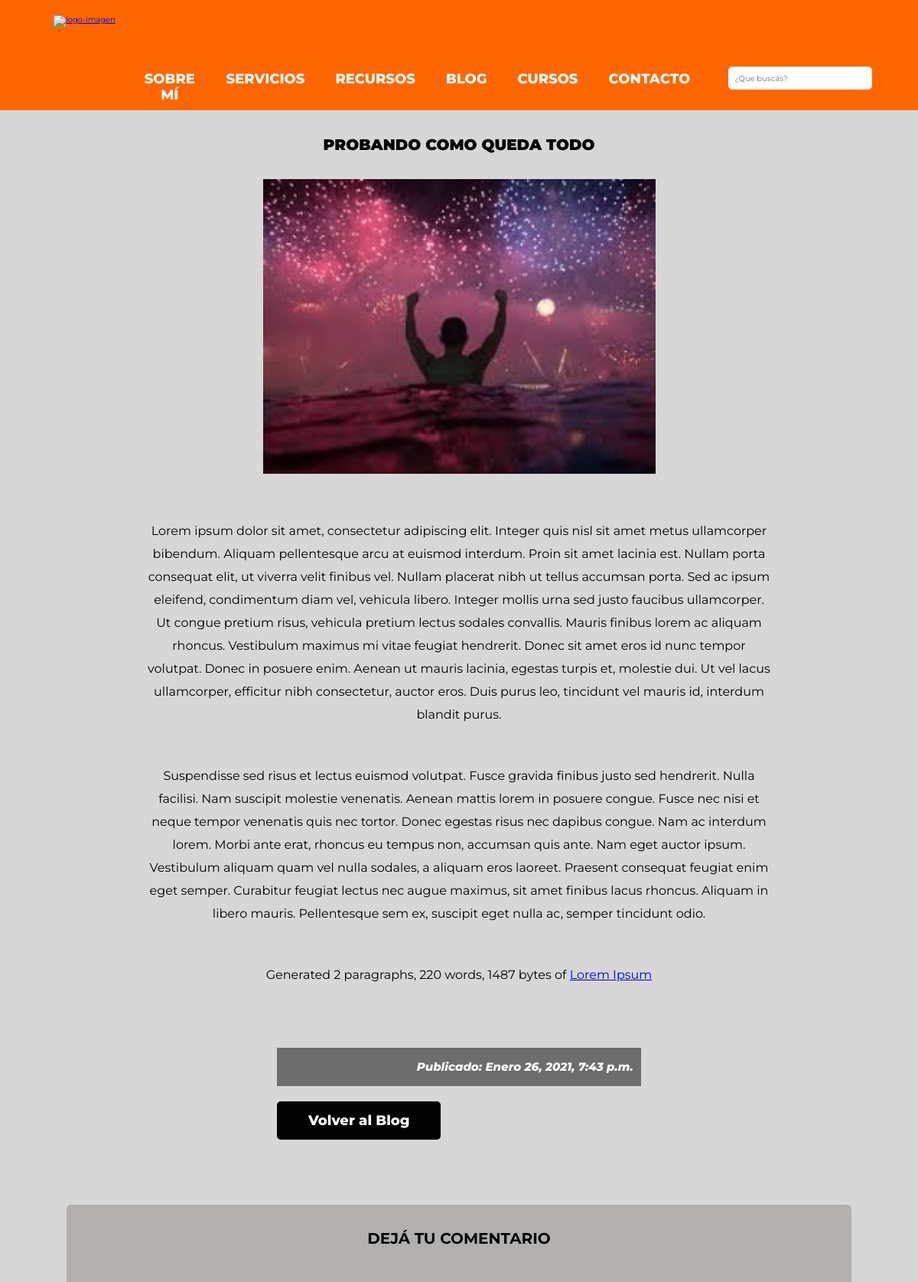
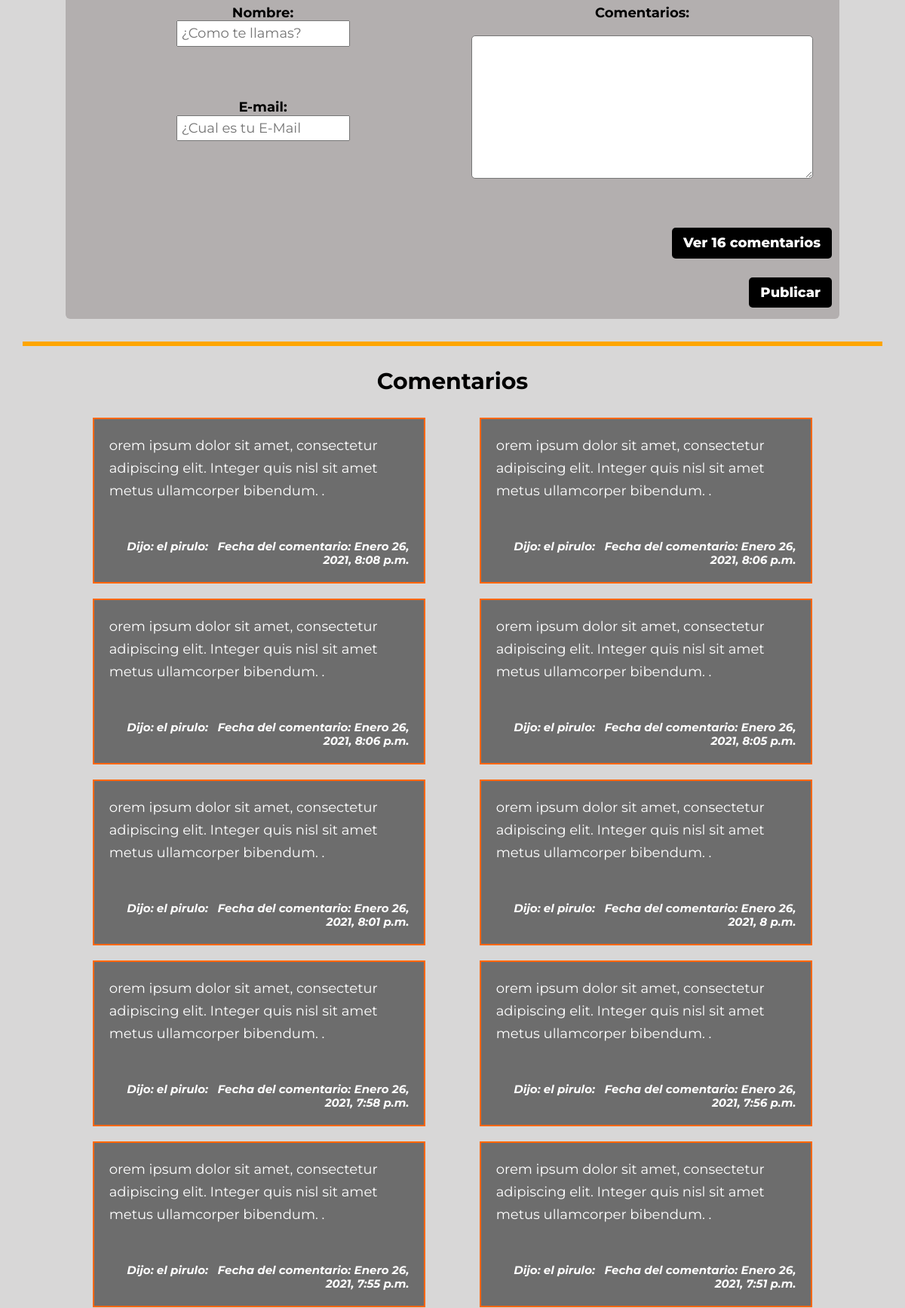
/blog/post/3/ (upper part), run on the app's committed database (2 pictures, top to bottom).
### blog/models.py (models this page shows, shortened)
class Post(models.Model):
    titulo = models.CharField(max_length=200)
    texto = RichTextField(blank=True, null=True)
    imagen = models.ImageField(upload_to='blog', null=True, blank=True, verbose_name='Imagen de portada')
    autor = models.ForeignKey(settings.AUTH_USER_MODEL, on_delete=models.CASCADE)
    creado = models.DateTimeField(default=timezone.now)
    publicado = models.DateTimeField(blank=True, null=True)
    class Meta:
        verbose_name = 'post'
        verbose_name_plural = 'posts'

class PostComent(models.Model):
    nombre_usuario = models.CharField('Usuario', max_length=120)
    email = models.EmailField(max_length=254, verbose_name='Direccion de email') #Esta la queremos para nosotros, no la debemos mostrar en pantalla
    fecha = models.DateTimeField(default=timezone.now)
    texto = models.CharField(max_length=250)
    post = models.ForeignKey(Post, on_delete=models.CASCADE, related_name='comentarios')
    active = models.BooleanField(default=True)
    class Meta:
        ordering = ['-fecha']

### blog/views.py (the view)
# urls.py: path('post/<int:pk>/', views.detalle_post, name='detalle_post'),
def detalle_post(request, pk):
    post = get_object_or_404(Post, pk=pk)
    imagenes = ImagenPost.objects.filter(post=post)
    comentarios = PostComent.objects.filter(post_id=pk, active=True)
    nuevo_comentario = None
    if request.method == 'POST':
        form = PostComentForm(data=request.POST)
        if form.is_valid():
            nuevo_comentario = form.save(commit=False)
            nuevo_comentario.post = post
            nuevo_comentario.fecha = timezone.now()
            nuevo_comentario.save()
    else:
        form = PostComentForm()
    context = {'post': post, 'imagenes': imagenes, 'comentarios': comentarios, 'form': form, 'nuevo_comentario': nuevo_comentario}
    return render(request, 'blog/detalle_post.html', context)

### blog/forms.py
class PostComentForm(forms.ModelForm):
    texto = forms.CharField(widget=forms.Textarea(attrs={'class': 'text-area-comentario'}))
    email = forms.EmailField(widget=forms.TextInput(attrs={'type': 'email', 'placeholder': '¿Cual es tu E-Mail'}))
    nombre_usuario = forms.CharField(widget=forms.TextInput(attrs={'placeholder': '¿Como te llamas?'}))
    class Meta:
        model = PostComent
        fields = ['nombre_usuario', 'email', 'texto']

### blog/templates/blog/detalle_post.html (shortened to what this page needs)
{% extends 'blog/layout.html' %}
{% block content %}
    <div class="contenedor contenedor-detalle-post">
            <div class="contenedor-jodido">
    {% if post.publicado %}
        <i>Publicado: {{ post.publicado }}</i>
    {% else %}
        {% if user.is_authenticated %}
        <a class="boton boton-lista-post detalle-post" href="{% url 'blog:publicar_post' pk=post.pk %}">Publicar</a>
        {% endif %}
    {% endif %}
        <a class="boton boton-lista-post detalle-post" href="{% url 'blog:lista_posts' %}">Volver al Blog</a>
</div>
        <div class=" contenedor-detalle-post-titulos">
            <h2 class="detalle-post-titulos">{{ post.titulo }}</h2>
            {% if post.imagen.url is not None %}
                <img src='{{ post.imagen.url }}'>
            {% endif %}
                <div class="textos-detalle-post">
            <p >{{ post.texto|safe }}</p>
            {% if imagenes is not None %}
        </div>
            {% endif %}
        </div>
    </div>
    <div class="contenedor">
        <form method="POST" class="contenedor contenedor-formulario formato-comentarios"  >
            <a href="#comentarios" class="boton boton-lista-post">Ver {{ comentarios.count }} comentarios</a>
        {% if nuevo_comentario %}
            <p>Gracias por escribirme</p>
        {% else %}
        <h3>Dejá tu comentario</h3>
            <div class="contenedor-comentarios">
                <div class="datos-comentario">
                    <p>Nombre: {{ form.nombre_usuario }}</p>
                    <p>E-mail: {{ form.email }}</p>
                </div>
                <div class="datos-comentario" >
                    <p>Comentarios: {{ form.texto }}</p>
                </div>
            </div>
            <button type="submit" value="Publicar" class="boton boton-lista-post">Publicar</button>
        </form>
        {% endif %}
    </div>
<div class="contenedor">
    <hr class="hr">
    <div class="contenedor-comentarios-article">
        <span id="comentarios"> Comentarios</span>
        {% for comentario in comentarios %}
            <article class="contenido-comentario">
                <p>{{ comentario.texto }}</p>
                <i >Dijo: {{ comentario.nombre_usuario }}:  &NonBreakingSpace; Fecha del comentario: {{ comentario.fecha }}</i>
            </article>
        {% endfor %}
    </div>
</div>
{% endblock %}

### index/static/index/css/styles.css (style rules this page uses)
html { box-sizing: border-box; font-size: 62.5%; }
*, *:before, *:after { box-sizing: inherit; }
body { background-color: rgb(216, 215, 215); font-family: 'Montserrat', sans-serif; }
.contenedor { width: 95%; max-width: 160rem; margin: 0 auto; }
.boton { display: block; text-decoration: none; padding: 1rem 1.5rem; margin-top: 1.5rem; background-color: rgb(255, 102, 0); color: white; font-weight: 800; border: none; font-size: 1.5rem; transition: .3s; border-radius: 5px; }
@media (min-width:996px) { .boton { display: inline; } }
h2 { margin: 0; text-transform: uppercase; font-size: 2rem; }
h3 { margin: 2rem auto; text-transform: uppercase; font-size: 2rem; text-align: center; line-height: 2.8rem; }
p { margin: 0; }
img { max-width: 100%; }
.contenedor-formulario { background-color: rgb(179, 175, 175); padding: 1rem; border-radius: .6rem; display: flex; flex-direction: column; width: 90%; margin: 0 auto; }
.contenedor-formulario a { order: 1; }
.contenedor-formulario button { order: 1; }
.contenedor-formulario a, button { align-self: flex-end; }
.contenedor-formulario p { font-weight: 700; padding-top: 3rem; }
.contenedor-formulario textarea { font-size: 1.6rem; border-radius: .5rem; width: 90%; margin-top: 2rem; }
.boton-lista-post { margin: 2rem 0 .5rem 0; font-size: 1.8rem; display: inline-block; text-align: center; background-color: black; }
.hr { margin-top: 3rem; height: 6px; background-color: orange; color: orange; border: none; }
.contenedor-detalle-post { display: flex; flex-wrap: wrap; line-height: 3rem; }
.contenedor-detalle-post i { flex: 0 1 100%; padding: 1rem; font-size: 1.5rem; background-color: rgb(109, 109, 109); text-align: right; color: white; font-weight: 800; }
.detalle-post { flex: 0 1 calc(45%); margin-right: 1rem; }
.contenedor-detalle-post-titulos { flex: 0 0 90%; order: -1; margin: 3rem auto; font-size: 1.6rem; text-align: center; }
.contenedor-detalle-post-titulos h2 { font-weight: 900; }
.contenedor-detalle-post-titulos h2, p { margin-bottom: 3rem; }
.contenedor-comentarios { display: flex; flex-direction: column; }
.textos-detalle-post p { margin-top: 5rem; width: 100%; text-align: center; margin: 5rem auto; }
@media (min-width:996px) { .textos-detalle-post p { width: 80%; } }
@media (min-width:996px) { .contenedor-comentarios { flex-direction: row; } }
@media (min-width:996px) { .contenedor-detalle-post-titulos img { width: 50%; } }
.datos-comentario { flex: 0 0 50%; }
.datos-comentario>p>input { margin-top: 2rem; }
.datos-comentario p { margin-bottom: 4rem; }
.formato-comentarios { margin-top: 8rem; font-size: 1.8rem; color: black; }
.formato-comentarios p { text-align: center; }
.contenedor-comentarios-article { width: 90%; margin: 0 auto; margin-top: 3rem; }
.contenido-comentario { border: solid 2px rgb(255, 102, 0); padding: 2rem; margin-bottom: 2rem; background-color: rgb(109, 109, 109); color: white; }
.contenido-comentario i { display: block; text-align: right; line-height: 1.8rem; font-size: 1.5rem; font-weight: 700; }
.contenido-comentario p { font-weight: 400; font-size: 1.8rem; line-height: 3rem; padding-bottom: 2rem; }
.contenedor-jodido { display: flex; flex-wrap: wrap; margin: 0 auto; }
@media (min-width:996px) { .contenedor-comentarios-article { display: flex; justify-content: space-around; flex-wrap: wrap; } }
@media (min-width:996px) { .contenido-comentario { flex: 0 0 calc(45% - 2rem); height: 100%; } }
.contenedor-comentarios-article span { flex-basis: 100%; text-align: center; font-size: 3rem; display: block; font-weight: 700; padding-bottom: 3rem; }
.contenedor-comentarios-article p { text-align: left; }
.formato-comentarios input:not(input[type="submit"]) { display: block; margin: 0 auto; padding: .5rem; }

### data on the page
Post: publicado "Enero 26, 2021, 7:43 p.m.", titulo "PROBANDO COMO QUEDA TODO", imagen (picture), texto "Lorem ipsum dolor sit amet, consectetur adipiscing elit. Integer quis nisl sit amet metus ullamcorper bibendum. Aliquam pellentesque arcu at euismod interdum. Proin sit amet lacinia est. Nullam porta consequat elit, ut viverra velit finibus vel. Nullam placerat nibh ut tellus accumsan porta. Sed ac ipsum eleifend, condimentum diam vel, vehicula libero. Integer mollis urna sed justo faucibus ullamcorper. Ut congue pretium risus, vehicula pretium lectus sodales convallis. Mauris finibus lorem ac aliquam rhoncus. Vestibulum maximus mi vitae feugiat hendrerit. Donec sit amet eros id nunc tempor volutpat. Donec in posuere enim. Aenean ut mauris lacinia, egestas turpis et, molestie dui. Ut vel…"
PostComent: texto "orem ipsum dolor sit amet, consectetur adipiscing elit. Integer quis nisl sit amet metus ullamcorper bibendum. .", nombre_usuario "el pirulo", fecha "Enero 26, 2021, 8:08 p.m."
PostComent: texto "orem ipsum dolor sit amet, consectetur adipiscing elit. Integer quis nisl sit amet metus ullamcorper bibendum. .", nombre_usuario "el pirulo", fecha "Enero 26, 2021, 8:06 p.m."
PostComent: texto "orem ipsum dolor sit amet, consectetur adipiscing elit. Integer quis nisl sit amet metus ullamcorper bibendum. .", nombre_usuario "el pirulo", fecha "Enero 26, 2021, 8:06 p.m."
PostComent: texto "orem ipsum dolor sit amet, consectetur adipiscing elit. Integer quis nisl sit amet metus ullamcorper bibendum. .", nombre_usuario "el pirulo", fecha "Enero 26, 2021, 8:05 p.m."
PostComent: texto "orem ipsum dolor sit amet, consectetur adipiscing elit. Integer quis nisl sit amet metus ullamcorper bibendum. .", nombre_usuario "el pirulo", fecha "Enero 26, 2021, 8:01 p.m."
PostComent: texto "orem ipsum dolor sit amet, consectetur adipiscing elit. Integer quis nisl sit amet metus ullamcorper bibendum. .", nombre_usuario "el pirulo", fecha "Enero 26, 2021, 8 p.m."
PostComent: texto "orem ipsum dolor sit amet, consectetur adipiscing elit. Integer quis nisl sit amet metus ullamcorper bibendum. .", nombre_usuario "el pirulo", fecha "Enero 26, 2021, 7:58 p.m."
PostComent: texto "orem ipsum dolor sit amet, consectetur adipiscing elit. Integer quis nisl sit amet metus ullamcorper bibendum. .", nombre_usuario "el pirulo", fecha "Enero 26, 2021, 7:56 p.m."
PostComent: texto "orem ipsum dolor sit amet, consectetur adipiscing elit. Integer quis nisl sit amet metus ullamcorper bibendum. .", nombre_usuario "el pirulo", fecha "Enero 26, 2021, 7:55 p.m."
PostComent: texto "orem ipsum dolor sit amet, consectetur adipiscing elit. Integer quis nisl sit amet metus ullamcorper bibendum. .", nombre_usuario "el pirulo", fecha "Enero 26, 2021, 7:51 p.m."

### other printed values
{{ comentarios.count }} "16"
